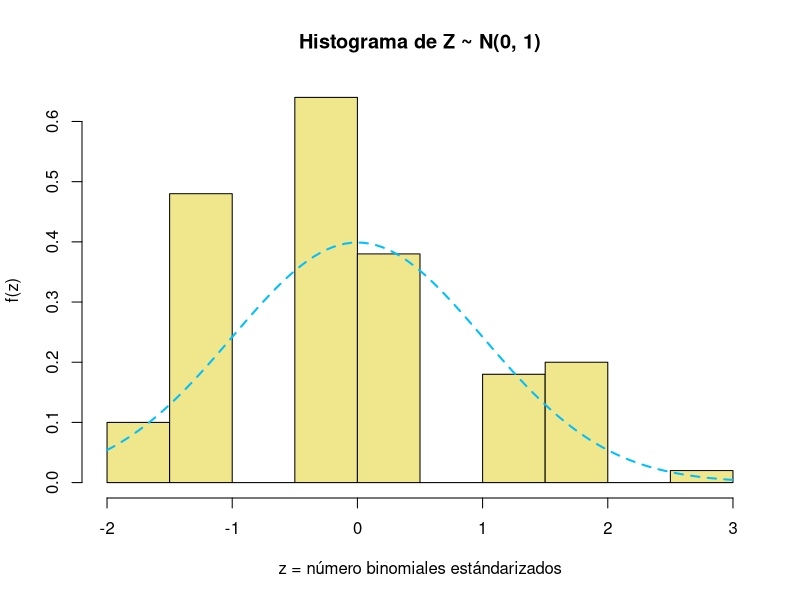
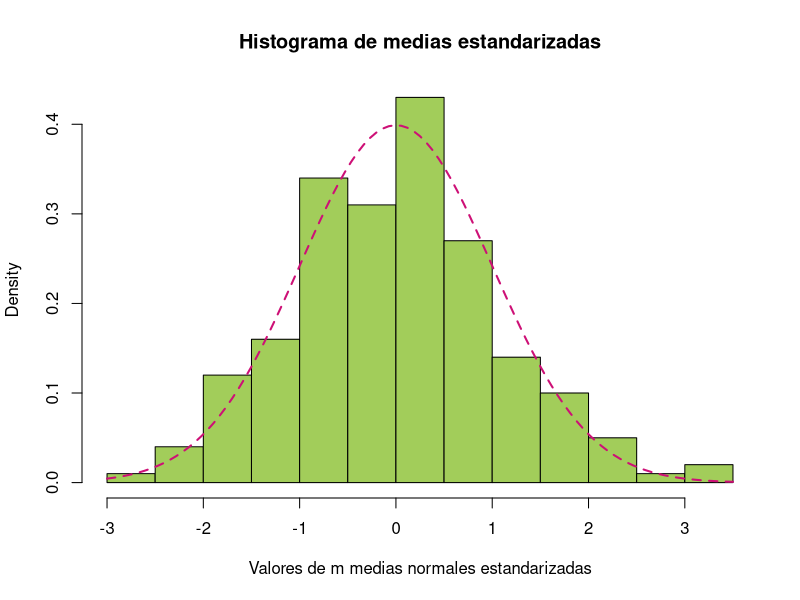
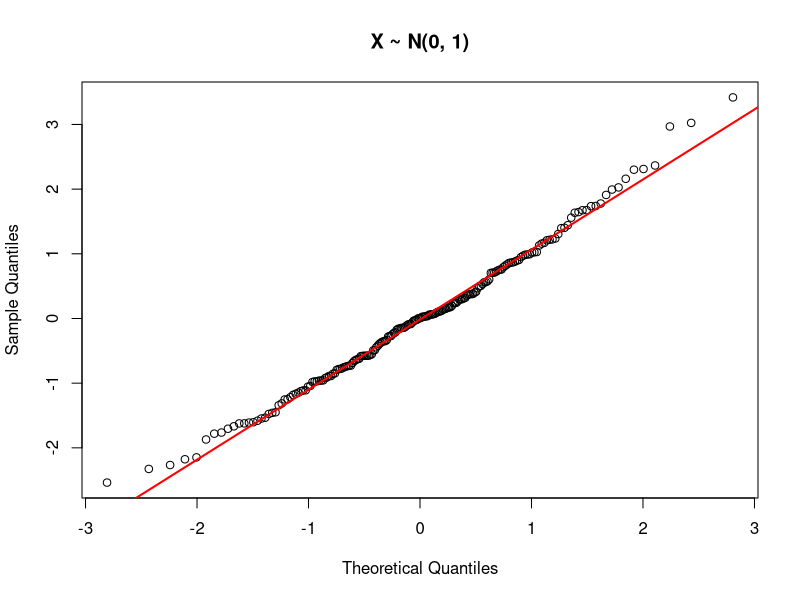
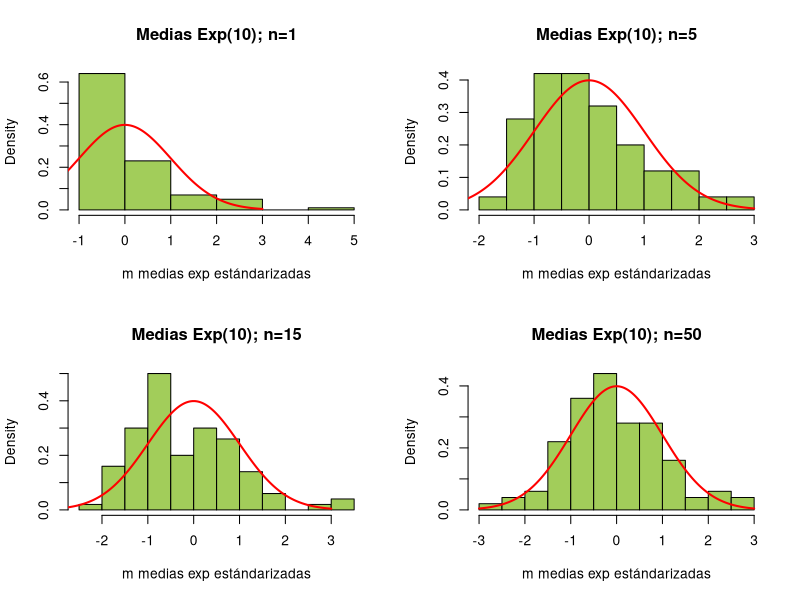

Here is the R script that generated these plots, in order:
## ---- chunk 1
# tm= tamaño de la muestra 
tm=100
n <- 10
p <- 0.25 
#generando las 100 números aleatorios 
S = rbinom(tm, n, p) 
# estandarizando cada una de las observaciones 
Z = (S-n*p)/sqrt(n*p*(1-p))
Z 
## ---- chunk 2
hist(Z, main="Histograma de Z ~ N(0, 1)", xlab="z = número binomiales estándarizados", 
ylab="f(z)", prob=TRUE, col="khaki") 
curve(dnorm(x, 0, 1), col = "deepskyblue", lty=2, lwd=2, add=TRUE) 
## ---- chunk 3
simulNorm<-function(mu,sigma,m=5,n=100)
{
  vectMedias<<-numeric(0)
  MediasEstand<<-numeric(0)
  for(i in 1:m)
  {
    X = rnorm(n,mu,sigma)
    # genera n valores normales
    vectMedias[i]<<-mean(X)
    MediasEstand[i]<<-(vectMedias[i]-mu)/(sigma/sqrt(n))
  }
}

mu=5
sigma=5
m<-200
# numero de muestras o medias a obtener

simulNorm(mu,sigma,m)

hist(MediasEstand, main="Histograma de medias estandarizadas", 
     xlab="Valores de m medias normales estandarizadas",prob=TRUE, col="darkolivegreen3")
curve(dnorm(x,0,1),col="deeppink3",lty=2,lwd=2,add=TRUE)
## ---- chunk 4
qqnorm(MediasEstand, main="X ~ N(0, 1)") 
#muestra la línea 
qqline(MediasEstand, lty=1, lwd=2, col="red")
## ---- chunk 5
simulExp <- function(mu, m=5, n=100) 
{ 
 razon <- 1/mu 
 vectMedias <<- numeric(0) 
 MediasEstand <<- numeric(0) 
 for (i in 1:m) 
{ 
 X = rexp(n, razon) 
# genera n valores exponenciales 
 vectMedias[i] <<- mean(X) 
 MediasEstand[i] <<- (vectMedias[i] - mu)/(mu/sqrt(n)) 
 } 
 } 

par(mfrow=c(2,2)) 
# para n=1 
 mu=10 
 m <- 100; n <- 1 
 simulExp(mu, m, n) 
 hist(MediasEstand, main="Medias Exp(10); n=1", xlab="m medias exp estándarizadas", 
prob=TRUE, col="darkolivegreen3") 
 xvals = seq(from=-3, to=3, by=0.01) 
 points(xvals, dnorm(xvals, 0, 1), col = "red", type="l", lty=1, lwd=2) 
# para n=5 
 n <- 5 
 simulExp(mu, m, n) 
 hist(MediasEstand, main="Medias Exp(10); n=5", xlab="m medias exp estándarizadas", 
prob=TRUE, col="darkolivegreen3") 
 xvals = seq(from=-3, to=3, by=0.01) 
 points(xvals, dnorm(xvals, 0, 1), col = "red", type="l", lty=1, lwd=2) 
 # Repita este proceso para n=15 y n=50 
 # para n=15 
 n <- 15 
 simulExp(mu, m, n) 
 hist(MediasEstand, main="Medias Exp(10); n=15", xlab="m medias exp estándarizadas", 
prob=TRUE, col="darkolivegreen3") 
 xvals = seq(from=-3, to=3, by=0.01) 
 points(xvals, dnorm(xvals, 0, 1), col = "red", type="l", lty=1, lwd=2) 
 # para n=5 
 n <-50 
 simulExp(mu, m, n) 
 hist(MediasEstand, main="Medias Exp(10); n=50", xlab="m medias exp estándarizadas", 
prob=TRUE, col="darkolivegreen3") 
 xvals = seq(from=-3, to=3, by=0.01) 
 points(xvals, dnorm(xvals, 0, 1), col = "red", type="l", lty=1, lwd=2) 
 
